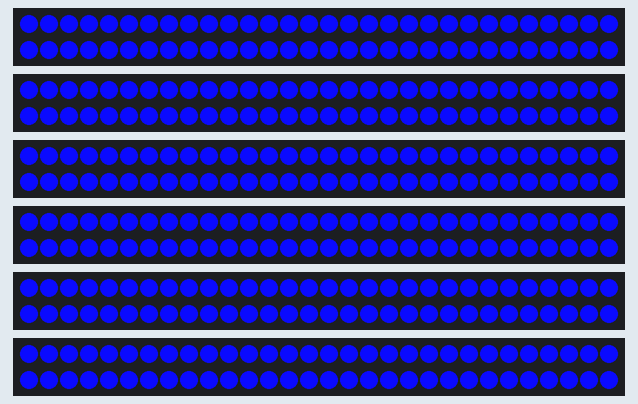
Simulated run of this sketch. Board: Arduino Uno, built with avr-gcc and run on an emulated ATmega328P. On the bench: 6 × 60 RGB LEDs in strip order, left to right, continuing on the next row. Dim RGB values are drawn brighter than linear.

Above: at 0.1 s.
At 34.52 s:
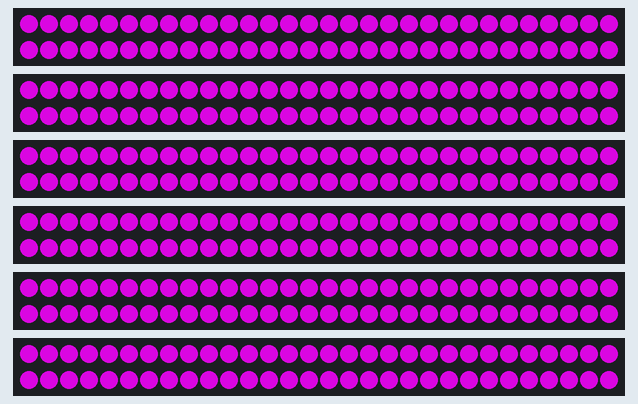
At 71.73 s:
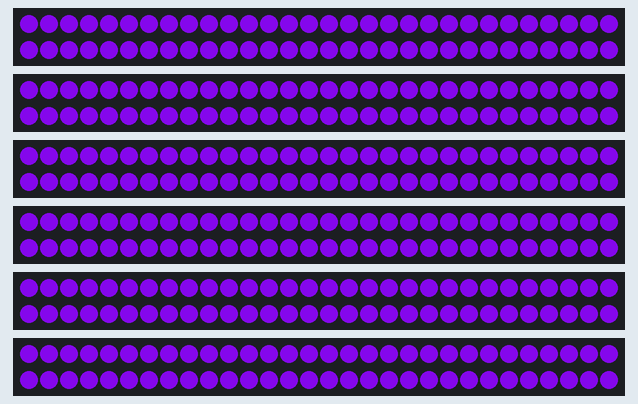
At 111.7 s:
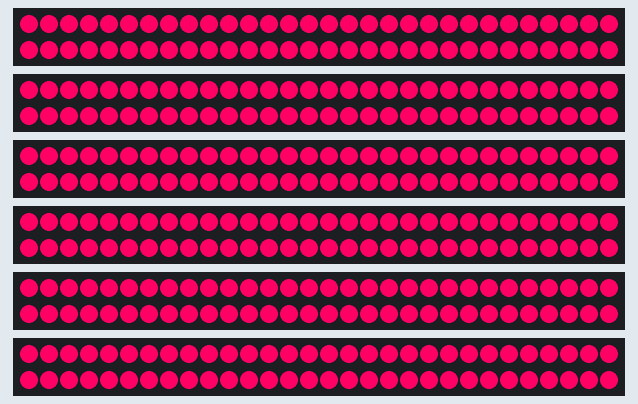

The sketch:

neopixel_crossfade.ino
```cpp
#include <Adafruit_NeoPixel.h>

const int NUM_PIXELS = 60;
const int NUM_STRIPS = 6;

// An array of the pin numbers for the strips
const int Pins[NUM_STRIPS] = {2, 3, 4, 5, 6, 7};


// Parameter 1 = number of pixels in strip
// Parameter 2 = Arduino pin number (most are valid)
// Parameter 3 = pixel type flags, add together as needed:
//   NEO_KHZ800  800 KHz bitstream (most NeoPixel products w/WS2812 LEDs)
//   NEO_KHZ400  400 KHz (classic 'v1' (not v2) FLORA pixels, WS2811 drivers)
//   NEO_GRB     Pixels are wired for GRB bitstream (most NeoPixel products)
//   NEO_RGB     Pixels are wired for RGB bitstream (v1 FLORA pixels, not v2)
//   NEO_RGBW    Pixels are wired for RGBW bitstream (NeoPixel RGBW products)
Adafruit_NeoPixel Strips[NUM_STRIPS] = {
  Adafruit_NeoPixel(NUM_PIXELS, Pins[0], NEO_GRB + NEO_KHZ800),
  Adafruit_NeoPixel(NUM_PIXELS, Pins[1], NEO_GRB + NEO_KHZ800),
  Adafruit_NeoPixel(NUM_PIXELS, Pins[2], NEO_GRB + NEO_KHZ800),
  Adafruit_NeoPixel(NUM_PIXELS, Pins[3], NEO_GRB + NEO_KHZ800),
  Adafruit_NeoPixel(NUM_PIXELS, Pins[4], NEO_GRB + NEO_KHZ800),
  Adafruit_NeoPixel(NUM_PIXELS, Pins[5], NEO_GRB + NEO_KHZ800)
};

const uint32_t Blue = Adafruit_NeoPixel::Color(10, 10, 255);
const uint32_t Pink = Adafruit_NeoPixel::Color(255, 0, 100);


// IMPORTANT: To reduce NeoPixel burnout risk, add 1000 uF capacitor across
// pixel power leads, add 300 - 500 Ohm resistor on first pixel's data input
// and minimize distance between Arduino and first pixel.  Avoid connecting
// on a live circuit...if you must, connect GND first.

void setup() {
  for (int strip = 0; strip < NUM_STRIPS; strip++) {
    Strips[strip].begin();
  }
  setAllStrips(Blue);
}

void loop() {
  delay(30000UL);
  crossFade(Blue, Pink, 10UL);
  delay(30000UL);
  crossFade(Pink, Blue, 10UL);
}

void setAllStrips(const uint32_t color) {
  byte red = (color >> 16) & 0xff;
  byte green = (color >> 8) & 0xff;
  byte blue = color & 0xff;
  setAllStrips(red, green, blue);
}

void setAllStrips(byte red, byte green, byte blue) {
  // for each strip
  for (int strip = 0; strip < NUM_STRIPS; strip++) {
    // for each pixel
    for (int pixel = 0; pixel < NUM_PIXELS; pixel++) {
      Strips[strip].setPixelColor(pixel, red, green, blue);
    }
    Strips[strip].show(); // Output to strip
  }
}

void crossFade(const uint32_t startColor, const uint32_t endColor, unsigned long speed) {
  byte startRed = (startColor >> 16) & 0xff;
  byte startGreen = (startColor >> 8) & 0xff;
  byte startBlue = startColor & 0xff;

  byte endRed = (endColor >> 16) & 0xff;
  byte endGreen = (endColor >> 8) & 0xff;
  byte endBlue = endColor & 0xff;

  // for each step in the cross-fade
  for (int step = 0; step < 256; step++) {
    byte red = map(step, 0, 255, startRed, endRed);
    byte green = map(step, 0, 255, startGreen, endGreen);
    byte blue = map(step, 0, 255, startBlue, endBlue);
    setAllStrips(red, green, blue);
    delay(speed);
  }
}
```
